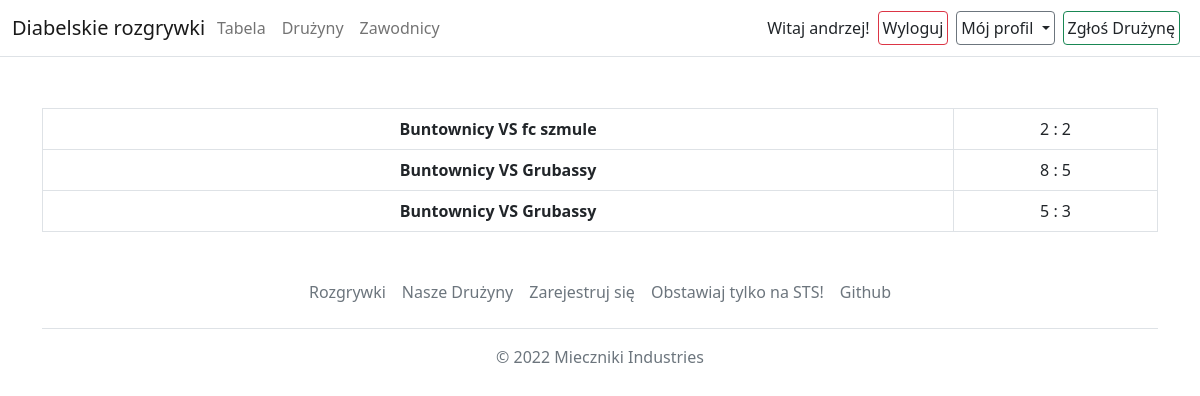
Page /match/team_mathes (signed in) on the committed database.
### Football/models.py (models this page shows, shortened)
class Match(models.Model):
    team1 = models.ForeignKey(Team,related_name='teamone',on_delete=models.CASCADE)
    team2 = models.ForeignKey(Team,related_name='teamtwo',on_delete=models.CASCADE)
    stadium = models.ForeignKey(Stadium,null=True,on_delete=models.SET_NULL)
    date = models.DateField(null=False)
    status = models.BooleanField(default=False, null=False)
    class Meta:
        verbose_name_plural = 'Matches'
    def get_score(self):
        goals1 = Goal.objects.filter(match=self,team=self.team1)
        goals2 = Goal.objects.filter(match=self,team=self.team2)
        return f'{len(goals1)} : {len(goals2)}'

class Team(models.Model):
    name = models.CharField(max_length=30)
    slug = models.SlugField(max_length=30,unique=True)
    image = models.ImageField(upload_to='images/teams')
    def __str__(self):
        return self.name
    def get_absolute_url(self):
        return reverse('football:team_detail',args=[self.slug])

### Football/views.py (the view)
# urls.py: path('match/team_mathes',views.team_matches,name='team_matches'),
@login_required(login_url='/login')
def team_matches(request):
    my_matches = Match.objects.filter(team1 = request.user.player.team) \
                 | Match.objects.filter(team2 = request.user.player.team)
    return render(request,'match/team_matches.html',{'matches':my_matches})

### Football/ext_methods.py (called while the page is built)
def get_teams(request):
    return {'teams' : Team.objects.all()}

### Football/models.py (called while the page is built)
    def get_absolute_url(self):
        return reverse('football:player_detail',args=[self.id])

### templates/match/team_matches.html (shortened to what this page needs)
{% extends 'base.html' %}
{% block content %}
    <div class="container">
        <div class="row">
            <div class="col-12 mt-5">
            <table class="table table-hover table-bordered text-center rounded">
                    <tbody>
                        {% for match in matches %}
                            <tr class="">
                                {% if match.status %}
                                    <td><a class="text-decoration-none text-dark fw-bold" href="{% url 'football:match_detail' match.id %}">{{ match.team1 }} VS {{ match.team2 }}</a></td>
                                    <td>{{ match.get_score }}</td>
                                {% elif not match.already_played %}
                                    <td>{{ match.team1 }} VS {{ match.team2 }} - {{ match.date }}, boisko: {{ match.stadium }}</td>
                                    <td>{{ match.stadium }}</td>
                                {% else %}
                                    <td>{{ match.team1 }} VS {{ match.team2 }} <a class="btn btn-primary" href="{% url 'football:post_score' match.id %}">Wprowadz wynik</a></td>
                                    </tr>
                                        {% endif %}
                        {% endfor %}
                    </tbody>
                </table>
            </div>
        </div>
    </div>
{% endblock %}

### templates/base.html (shortened to what this page needs)
{% load static %}
<!DOCTYPE html>
<html lang="en">
<head>
    <link href="https://cdn.jsdelivr.net/npm/bootstrap@5.1.3/dist/css/bootstrap.min.css" rel="stylesheet">
    {% load static %}
    <link rel="stylesheet" type="text/css" href="{% static 'style.css' %}">
</head>
<body>
    <header class="fixed-top">
        <nav class="navbar navbar-expand-md navbar-light bg-white border-bottom">
            <div class="container-fluid">
                <a class="navbar-brand me-1" href="{% url 'football:home' %}">Diabelskie rozgrywki</a>
                <div class="collapse navbar-collapse " id="navbarCollapse">
                    <ul class="navbar-nav me-auto mb-2 mb-md-0">
                        <li class="nav-item active">
                            <a class="nav-link" aria-current="page" href="{% url "football:table" %}">Tabela</a>
                        </li>
                        <li class="nav-item">
                            <a class="nav-link" href="{% url 'football:all_teams' %}">Drużyny </a>
                        </li>
                        <li class="nav-item">
                            <a class="nav-link" href="{% url 'football:all_players' %}">Zawodnicy </a>
                        </li>
                    </ul>
                        </div>
                    {% if user.is_authenticated %}
                        <span class="me-2 d-sm-block d-none d-sm-none d-md-block ">Witaj {{ user }}!</span><button class = "btn btn-outline-danger me-2 d-sm-block d-none d-sm-none d-md-block p-1"><a class="text-decoration-none text-dark" href = {% url "logout" %}>Wyloguj</a></button>
                        {% if user.player %}
                        <div class="dropdown d-sm-block d-none d-sm-none d-md-block">
                            <a class="dropdown-toggle btn me-2 btn-outline-secondary text-dark dropdown-toggle p-1" href="#" id="id3" role="button"
                                data-bs-toggle="dropdown" aria-expanded="false" >
                                Mój profil
                            </a>
                        </div>
                        {% endif %}
                        <button class="btn btn-outline-success me-2 d-sm-block d-none d-sm-none d-md-block p-1 ">
                            <a class="text-decoration-none text-dark " href = "{% url "football:register_team" %} ">Zgłoś Drużynę</a>
                        </button>
                    {% else %}
                        <button class="btn btn-outline-success me-2 "><a href = "{% url "login" %}" class="text-decoration-none text-dark">Zaloguj się</a></button>
                    {% endif %}
            </div>
        </nav>
    </header>
    <div id="content" class="container-fluid p-0">{% block content %} {% endblock %}</div>
    <div class="container">
  <footer class="footer mt-4">
    <ul class="nav justify-content-center border-bottom pb-3 mb-3">
      <li class="nav-item"><a href="{% url 'football:home' %}" class="nav-link px-2 text-muted">Rozgrywki</a></li>
      <li class="nav-item"><a href="{% url 'football:all_teams' %}" class="nav-link px-2 text-muted">Nasze Drużyny</a></li>
      <li class="nav-item"><a href="{% url 'users:register' %}" class="nav-link px-2 text-muted">Zarejestruj się</a></li>
      <li class="nav-item"><a href="https://www.sts.pl" class="nav-link px-2 text-muted">Obstawiaj tylko na STS!</a></li>
      <li class="nav-item"><a href="https://github.com/Miecznikk/szkieletowe_pilkanozna" class="nav-link px-2 text-muted">Github</a></li>
    </ul>
    <p class="text-center text-muted">&copy; 2022 Mieczniki Industries</p>
  </footer>
</div>
</body>
</html>

### templates/base.html (style rules this page uses)
body { padding-top:60px; }

### rows in the picture
Match: team1 "Buntownicy", team2 "fc szmule", get_score "2 : 2"
Match: team1 "Buntownicy", team2 "Grubassy", get_score "8 : 5"
Match: team1 "Buntownicy", team2 "Grubassy", get_score "5 : 3"

### other values in the picture
{{ user }} "andrzej"
